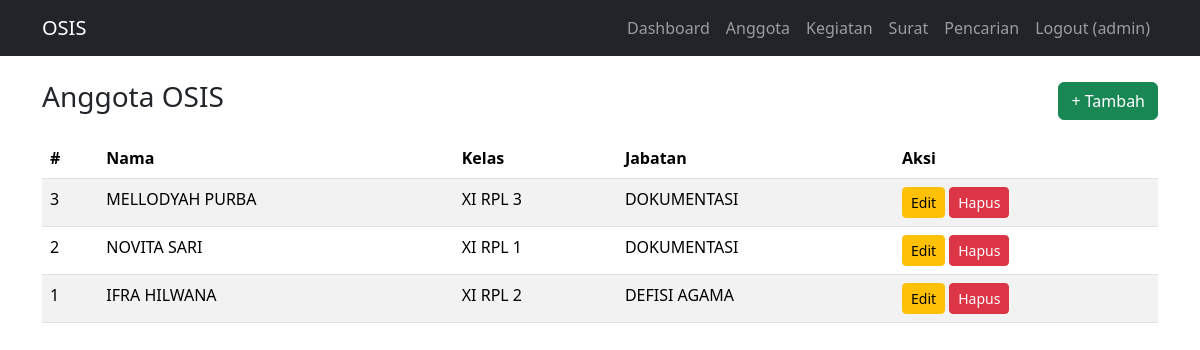
Page /anggota (signed in) on the committed database.
### tables this page shows
CREATE TABLE anggota (
            id INTEGER PRIMARY KEY AUTOINCREMENT,
            nama TEXT,
            kelas TEXT,
            jabatan TEXT
        );

### app.py (the view)
@app.route("/anggota")
@login_required
def anggota_list():
    conn = get_db()
    items = conn.execute("SELECT * FROM anggota ORDER BY id DESC").fetchall()
    conn.close()
    return render_template("anggota.html", items=items)

### app.py (called while the page is built)
def get_db():
    conn = sqlite3.connect(DB_PATH)
    conn.row_factory = sqlite3.Row
    return conn

def login_required(f):
    @wraps(f)
    def decorated(*args, **kwargs):
        if "user" not in session:
            flash("Silakan login terlebih dahulu.", "warning")
            return redirect(url_for("login"))
        return f(*args, **kwargs)
    return decorated

### templates/anggota.html
{% extends 'base.html' %}
{% block content %}
<div class="d-flex justify-content-between align-items-center mb-3">
  <h3>Anggota OSIS</h3>
  <a href="{{ url_for('anggota_new') }}" class="btn btn-success">+ Tambah</a>
</div>
{% if items %}
<table class="table table-striped">
  <thead><tr><th>#</th><th>Nama</th><th>Kelas</th><th>Jabatan</th><th>Aksi</th></tr></thead>
  <tbody>
    {% for it in items %}
    <tr>
      <td>{{ it.id }}</td>
      <td>{{ it.nama }}</td>
      <td>{{ it.kelas }}</td>
      <td>{{ it.jabatan }}</td>
      <td>
        <a href="{{ url_for('anggota_edit', id=it.id) }}" class="btn btn-warning btn-sm">Edit</a>
        <form action="{{ url_for('anggota_delete', id=it.id) }}" method="post" class="d-inline" onsubmit="return confirm('Hapus?')">
          <button class="btn btn-danger btn-sm">Hapus</button>
        </form>
      </td>
    </tr>
    {% endfor %}
  </tbody>
</table>
{% else %}
<div class="alert alert-info">Belum ada anggota.</div>
{% endif %}
{% endblock %}

### templates/base.html (shortened to what this page needs)
<!doctype html>
<html lang="id">
  <head>
    <link href="https://cdn.jsdelivr.net/npm/bootstrap@5.3.2/dist/css/bootstrap.min.css" rel="stylesheet">
  </head>
  <body>
    <nav class="navbar navbar-expand-lg navbar-dark bg-dark mb-4">
      <div class="container">
        <a class="navbar-brand" href="{{ url_for('welcome') }}">OSIS</a>
        <div class="collapse navbar-collapse">
          <ul class="navbar-nav ms-auto">
            {% if session.get('user') %}
            <li class="nav-item"><a class="nav-link" href="{{ url_for('dashboard') }}">Dashboard</a></li>
            <li class="nav-item"><a class="nav-link" href="{{ url_for('anggota_list') }}">Anggota</a></li>
            <li class="nav-item"><a class="nav-link" href="{{ url_for('kegiatan_list') }}">Kegiatan</a></li>
            <li class="nav-item"><a class="nav-link" href="{{ url_for('surat_list') }}">Surat</a></li>
            <li class="nav-item"><a class="nav-link" href="{{ url_for('search') }}">Pencarian</a></li>
            <li class="nav-item"><a class="nav-link" href="{{ url_for('logout') }}">Logout ({{ session.get('user') }})</a></li>
            {% else %}
            <li class="nav-item"><a class="nav-link" href="{{ url_for('login') }}">Login</a></li>
            {% endif %}
          </ul>
        </div>
      </div>
    </nav>
    <div class="container">
      {% block content %}{% endblock %}
    </div>
  </body>
</html>

### rows in the picture
anggota: id "3", nama "MELLODYAH PURBA", kelas "XI RPL 3", jabatan "DOKUMENTASI"
anggota: id "2", nama "NOVITA SARI", kelas "XI RPL 1", jabatan "DOKUMENTASI"
anggota: id "1", nama "IFRA HILWANA", kelas "XI RPL 2", jabatan "DEFISI AGAMA"

### other values in the picture
{{ session.get('user') }} "admin"
